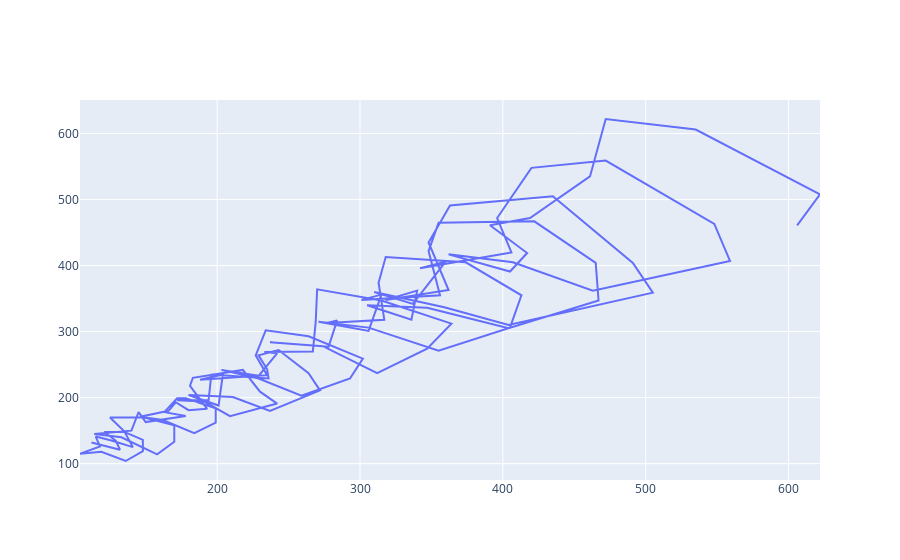

Notebook code for this chart:
### Code cell
emb = takens(airline, m = 2, d = 2)
fig = go.Figure()
fig.add_trace(go.Scatter(
    x = emb[:, 0],
    y = emb[:, 1],
    mode = 'lines'
))
fig.show()

### Figure 1 — Plotly figure (JSON) as saved in the notebook; plotly's stock layout.template omitted (floating-point values rounded to 4 significant figures; data arrays with more than 128 entries replaced by an {"elided": "..."} marker saying what was removed)
{"data": [{"mode": "lines", "type": "scatter", "x": {"elided": "140 int values"}, "y": {"elided": "140 int values"}}], "layout": {}}
